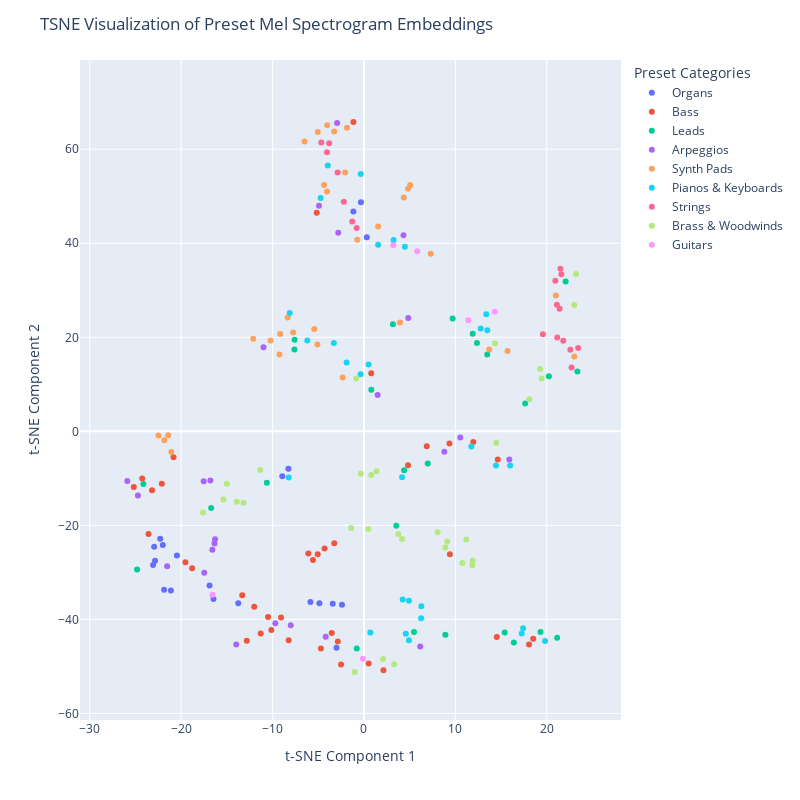

The notebook cell saved with this chart:
### Markdown cell above
## Create the TSNE Plot

---

Let's now use Plotly to visualize these embeddings!

### Code cell
## Create the TSNE Plot with plotly
fig = px.scatter(df_filtered, x='x', y='y', color='categorized_name',hover_data=['preset_name', 'categorized_name'], width=800, height=800)

# add a legend
fig.update_layout(showlegend=True)

# add a title
fig.update_layout(title='TSNE Visualization of Preset Mel Spectrogram Embeddings')

# add a hover label
fig.update_traces(hovertemplate='Preset Name: %{customdata[0]}<br>Categorized Name: %{customdata[1]}')

# obtain the data bounds
x_min = np.min(filtered_transformed_data[:, 0])*1.2
x_max = np.max(filtered_transformed_data[:, 0])*1.2
y_min = np.min(filtered_transformed_data[:, 1])*1.2
y_max = np.max(filtered_transformed_data[:, 1])*1.2

# add some extra info to the plot
fig.update_layout(
    width=800,
    height=800,
    xaxis_title='t-SNE Component 1',
    yaxis_title='t-SNE Component 2',
    legend_title='Preset Categories',
    xaxis=dict(range=[x_min, x_max]),
    yaxis=dict(range=[y_min, y_max]),
)   

# show the plot
fig.show()

### Figure 1 — Plotly figure (JSON) as saved in the notebook; plotly's stock layout.template omitted (floating-point values rounded to 4 significant figures)
{"data": [{"customdata": [["MT Tailwhip Organ (2)", "Organs"], ["ORG Organ 2 FMR", "Organs"], ["ORG Another Organ FMR", "Organs"], ["ORG Spartacus IX FMR", "Organs"], ["ORG Jazz Organ FMR", "Organs"], ["ORG Spartacus XI FMR", "Organs"], ["ORG Spartacus XII FMR", "Organs"], ["ORG Church Organ Positive FMR", "Organs"], ["ORG Church Organ Gated FMR", "Organs"], ["ORG Organ 1 FMR", "Organs"], ["ORG Spartacus X FMR", "Organs"], ["ORG Church Organ Full Pipes 1 FMR", "Organs"], ["ORG Synthesizer Organ 2 FMR", "Organs"], ["ORG Organ 3 FMR", "Organs"], ["ORG Synthesizer Organ 1 FMR", "Organs"], ["ORG Church Organ Full Pipes 2 FMR", "Organs"], ["MT Tailwhip Organ", "Organs"], ["14 Organ 1", "Organs"], ["15 Organ 2", "Organs"], ["61 Synthesizer Organ", "Organs"], ["16 Organ 3", "Organs"]], "hovertemplate": "Preset Name: %{customdata[0]}<br>Categorized Name: %{customdata[1]}", "legendgroup": "Organs", "marker": {"color": "#636efa", "symbol": "circle"}, "mode": "markers", "name": "Organs", "orientation": "v", "showlegend": true, "type": "scatter", "x": [-8.94, -4.873, -16.89, -5.857, -21.87, -16.47, -3.416, 0.3084, -3.006, -21.12, -2.406, -0.3333, -23.07, -22.86, -13.76, -1.161, -8.266, -22.29, -22.01, -20.46, -22.96], "xaxis": "x", "y": [-9.535, -36.54, -32.76, -36.27, -33.67, -35.67, -36.68, 41.29, -46.04, -33.86, -36.9, 48.73, -28.43, -27.52, -36.54, 46.76, -7.955, -22.84, -24.18, -26.4, -24.52], "yaxis": "y"}, {"customdata": [["Phasing Island Bass", "Bass"], ["Mono Pulse Bass", "Bass"], ["08-15 Bass", "Bass"], ["Classic Saw Bass", "Bass"], ["Funky Mod Bass", "Bass"], ["Ultra Deep Bass", "Bass"], ["FN-Bassliner-BAS", "Bass"], ["FN-Dark Bass II-BAS", "Bass"], ["FN-Flow Bass-BAS", "Bass"], ["FN-High Noise-BAS", "Bass"], ["FN-Wobblelike Bass-BAS", "Bass"], ["FN-Dark Bass-BAS", "Bass"], ["FN-Nostalgic Bass-BAS", "Bass"], ["FN-C64ish Bass", "Bass"], ["FN-Basslover", "Bass"], ["FN-Bass Wobbler-BAS", "Bass"], ["FN-Wobblebass-BAS", "Bass"], ["FN-Bass Lover-ARP", "Bass"], ["BAS Square Bass FMR", "Bass"], ["BAS Pulse Bass 1 FMR", "Bass"], ["BAS Acid Bass 2 FMR", "Bass"], ["BAS Acid Bass 1 FMR", "Bass"], ["BAS Acid Bass 4 FMR", "Bass"], ["BAS Pulse Bass 2 FMR", "Bass"], ["BAS Round Bass 2 FMR", "Bass"], ["BAS Synth Bass 2 FMR", "Bass"], ["BAS Acid Bass 3 FMR", "Bass"], ["BAS Wire Bass FMR", "Bass"], ["BAS Love Bass FMR", "Bass"], ["BAS Hooverish Bass FMR", "Bass"], ["BAS Basso Profondo FMR", "Bass"], ["BAS Synth Bass 1 FMR", "Bass"], ["BAS Round Bass 1 FMR", "Bass"], ["PRC Thump Bass Drum FMR", "Bass"], ["DRN Waving Bass Drone FMR", "Bass"], ["ARP Bass Arpeggio FMR", "Bass"], ["The Difference Bass", "Bass"], ["32 Bass 2", "Bass"], ["31 Bass 1", "Bass"]], "hovertemplate": "Preset Name: %{customdata[0]}<br>Categorized Name: %{customdata[1]}", "legendgroup": "Bass", "marker": {"color": "#EF553B", "symbol": "circle"}, "mode": "markers", "name": "Bass", "orientation": "v", "showlegend": true, "type": "scatter", "x": [-12.01, -3.524, -24.26, -9.076, -19.54, -23.18, 14.63, -20.84, 11.96, 14.53, -25.18, 4.82, 0.5139, 6.871, 18.06, -2.505, 2.13, -1.154, -6.089, -4.312, -11.3, -13.32, -8.237, -10.49, -5.581, -12.82, 18.52, -2.865, -4.708, 0.7931, 9.396, -5.063, 9.353, -23.57, -5.167, -3.252, -22.12, -10.13, -18.8], "xaxis": "x", "y": [-37.32, -42.87, -10.05, -39.6, -27.83, -12.51, -5.966, -5.513, -2.258, -43.74, -11.82, -7.23, -49.35, -3.181, -45.33, -49.61, -50.81, 65.81, -25.99, -24.94, -43.02, -34.86, -44.44, -39.49, -27.38, -44.54, -44.1, -44.69, -46.19, 12.36, -26.15, -26.13, -2.593, -21.81, 46.51, -23.79, -11.15, -42.23, -29.12], "yaxis": "y"}, {"customdata": [["Big Lead", "Leads"], ["Super Funky Lead", "Leads"], ["Mellow LoFi Lead", "Leads"], ["FN-Analog Lead-FN", "Leads"], ["FN-Nostalgicer Lead-LEA", "Leads"], ["FN-Plastic Lead-LEA", "Leads"], ["FN-I Need Lead-LEA", "Leads"], ["FN-Filter Lead-LEA", "Leads"], ["LED Big Lead 2 FMR", "Leads"], ["LED Sing Like a Cat FMR", "Leads"], ["LED Spartacus III FMR", "Leads"], ["LED Calliope FMR", "Leads"], ["LED Spartacus IV FMR", "Leads"], ["LED Spartacus II FMR", "Leads"], ["LED Reed 1 FMR", "Leads"], ["LED Big Lead 1 FMR", "Leads"], ["LED Flutey Vibrato Solo FMR", "Leads"], ["LED Silk Road Lead FMR", "Leads"], ["LED Reed 3 FMR", "Leads"], ["LED PWM Lead FMR", "Leads"], ["LED Violin FMR", "Leads"], ["LED Square Lead FMR", "Leads"], ["LED Meeaow Lead FMR", "Leads"], ["LED LFO Lead FMR", "Leads"], ["LED Tin Whistle FMR", "Leads"], ["MT Tailwhip Lead", "Leads"]], "hovertemplate": "Preset Name: %{customdata[0]}<br>Categorized Name: %{customdata[1]}", "legendgroup": "Leads", "marker": {"color": "#00cc96", "symbol": "circle"}, "mode": "markers", "name": "Leads", "orientation": "v", "showlegend": true, "type": "scatter", "x": [19.31, 21.14, -24.14, 3.169, -7.609, 13.49, 11.9, 0.8037, 5.473, 4.393, 17.63, 15.39, 12.37, 6.977, 8.907, 16.4, -16.72, -7.588, 3.533, 20.23, -0.7899, 22.07, 9.697, 23.35, -24.83, -10.63], "xaxis": "x", "y": [-42.67, -43.92, -11.2, 22.78, 17.42, 16.33, 20.76, 8.86, -42.66, -8.278, 5.907, -42.76, 18.77, -6.824, -43.26, -44.88, -16.28, 19.46, -20.07, 11.71, -46.2, 31.89, 23.98, 12.72, -29.38, -10.94], "yaxis": "y"}, {"customdata": [["Dream Arp", "Arpeggios"], ["FN-Free Willy-ARP", "Arpeggios"], ["FN-Backwards ARP", "Arpeggios"], ["FN-Anastyle-ARP", "Arpeggios"], ["FN-Percussive Plugger2-ARP", "Arpeggios"], ["FN-Percussive Plugger-ARP", "Arpeggios"], ["FN-Pluggiolator-ARP", "Arpeggios"], ["FN-C64ish Arp", "Arpeggios"], ["FN-Anastyle II-ARP", "Arpeggios"], ["FN-One Finger Show-ARP", "Arpeggios"], ["FN-Percussive Plugger3-ARP", "Arpeggios"], ["FN-Rhytmic Noise-ARP", "Arpeggios"], ["ARP Swinging Arpeggio FMR", "Arpeggios"], ["ARP PWM LFO Arpeggio FMR", "Arpeggios"], ["ARP KS-TD Arpeggio FMR", "Arpeggios"], ["ARP Play Just One Note FMR", "Arpeggios"], ["ARP Random Arpeggiated PWM FMR", "Arpeggios"], ["ARP String Machine Arpeggio FMR", "Arpeggios"], ["ARP Ravers Arp FMR", "Arpeggios"], ["ARP Cold Thinking Arpeggio FMR", "Arpeggios"], ["ARP Berlin School Arpeggio FMR", "Arpeggios"], ["ARP Wisteria Spot FMR", "Arpeggios"], ["ARP Stringish Arp FMR", "Arpeggios"], ["ARP Circles Arpeggio FMR", "Arpeggios"]], "hovertemplate": "Preset Name: %{customdata[0]}<br>Categorized Name: %{customdata[1]}", "legendgroup": "Arpeggios", "marker": {"color": "#ab63fa", "symbol": "circle"}, "mode": "markers", "name": "Arpeggios", "orientation": "v", "showlegend": true, "type": "scatter", "x": [4.323, -16.36, -24.73, -17.53, -9.7, -4.191, -13.97, -16.29, -16.8, 6.153, -16.59, -25.89, -11.0, -8.008, -2.817, -4.919, 8.793, -2.936, 10.54, -21.54, 4.84, 1.495, 15.9, -17.48], "xaxis": "x", "y": [41.72, -23.84, -13.66, -10.6, -40.83, -43.68, -45.33, -22.97, -10.48, -45.76, -25.17, -10.56, 17.91, -41.26, 42.22, 47.96, -4.32, 65.56, -1.325, -28.71, 24.09, 7.708, -5.983, -30.05], "yaxis": "y"}, {"customdata": [["FN-Dark Night-PAD", "Synth Pads"], ["FN-Analog Feeling-PAD", "Synth Pads"], ["FN-Blubberfeld-PAD", "Synth Pads"], ["FN-Noisia-PAD", "Synth Pads"], ["FN-Darpesh Pad-PAD", "Synth Pads"], ["FN-Restless Night-PAD", "Synth Pads"], ["FN-Analog Pad-PAD", "Synth Pads"], ["FN-RollinSun-PAD", "Synth Pads"], ["FN-Flowing Filter-PAD", "Synth Pads"], ["FN-Experimental-PAD", "Synth Pads"], ["PAD Rise the Pulse FMR", "Synth Pads"], ["PAD Spartacus I FMR", "Synth Pads"], ["PAD Spartacus V FMR", "Synth Pads"], ["PAD Reso Pad FMR", "Synth Pads"], ["PAD Metal Rotor Pad FMR", "Synth Pads"], ["PAD Classic Sweep Pad FMR", "Synth Pads"], ["PAD Dive Into The Deep FMR", "Synth Pads"], ["PAD Meditation Pad 3 FMR", "Synth Pads"], ["PAD Forever Pad FMR", "Synth Pads"], ["PAD Hoiy Mass FMR", "Synth Pads"], ["PAD Woosh Pad FMR", "Synth Pads"], ["PAD Massive Pad 1 FMR", "Synth Pads"], ["PAD Big Synth Pad 2 FMR", "Synth Pads"], ["PAD This Is It FMR", "Synth Pads"], ["PAD Meditation Pad 1 FMR", "Synth Pads"], ["PAD Chariots VG Brass FMR", "Synth Pads"], ["PAD Bass Pad FMR", "Synth Pads"], ["PAD PWM Pad FMR", "Synth Pads"], ["PAD Meditation Pad 2 FMR", "Synth Pads"], ["PAD Big Synth Pad 1 FMR", "Synth Pads"], ["PAD Massive Pad 2 FMR", "Synth Pads"], ["PAD High Res Pad FMR", "Synth Pads"]], "hovertemplate": "Preset Name: %{customdata[0]}<br>Categorized Name: %{customdata[1]}", "legendgroup": "Synth Pads", "marker": {"color": "#FFA15A", "symbol": "circle"}, "mode": "markers", "name": "Synth Pads", "orientation": "v", "showlegend": true, "type": "scatter", "x": [5.057, -5.436, 15.71, -21.08, -9.166, -2.336, -5.1, -9.245, 7.303, 4.82, -10.22, -5.056, -2.065, -4.044, 1.546, -21.84, -12.12, -21.41, -1.859, -0.7328, -22.49, 13.7, -4.028, -3.258, -8.349, 3.938, 23.02, 20.99, -7.742, -4.364, 4.356, -6.505], "xaxis": "x", "y": [52.4, 21.78, 17.09, -4.368, 20.69, 11.46, 18.49, 16.33, 37.77, 51.58, 19.31, 63.68, 55.03, 51.01, 43.56, -1.906, 19.68, -0.8331, 64.56, 40.77, -0.8904, 17.38, 65.1, 63.76, 24.21, 23.16, 15.9, 28.87, 21.03, 52.41, 49.73, 61.66], "yaxis": "y"}, {"customdata": [["FN-Chordmachine-KEY", "Pianos & Keyboards"], ["FN-Easy Keys", "Pianos & Keyboards"], ["FN-Chordmachine II-KEY", "Pianos & Keyboards"], ["FN-Small Keys-KEY", "Pianos & Keyboards"], ["FN-Low Keys-KEY", "Pianos & Keyboards"], ["PNO Piano 2 FMR", "Pianos & Keyboards"], ["PNO Another E P FMR", "Pianos & Keyboards"], ["PNO Classic E P FMR", "Pianos & Keyboards"], ["PNO Sweet Tines FMR", "Pianos & Keyboards"], ["PNO Piano 1 FMR", "Pianos & Keyboards"], ["PNO Mellow Piano FMR", "Pianos & Keyboards"], ["PNO Bright Rhodes FMR", "Pianos & Keyboards"], ["SYN Fluctuation Keys FMR", "Pianos & Keyboards"], ["KBD Celesta FMR", "Pianos & Keyboards"], ["KBD Funk B FMR", "Pianos & Keyboards"], ["KBD Harpsichord 1 FMR", "Pianos & Keyboards"], ["KBD Harpsichord 2 FMR", "Pianos & Keyboards"], ["KBD Funk A FMR", "Pianos & Keyboards"], ["KBD Classic Clavinet FMR", "Pianos & Keyboards"], ["KBD Clavichord 2 FMR", "Pianos & Keyboards"], ["KBD Clavichord 1 FMR", "Pianos & Keyboards"], ["KBD Synthi Clavinet FMR", "Pianos & Keyboards"], ["25 Harpsichord 1", "Pianos & Keyboards"], ["23 Celesta", "Pianos & Keyboards"], ["34 Clavichord 2", "Pianos & Keyboards"], ["22 Piano 2", "Pianos & Keyboards"], ["33 Clavichord 1", "Pianos & Keyboards"], ["21 Piano 1", "Pianos & Keyboards"], ["26 Harpsichord 2", "Pianos & Keyboards"], ["24 Mellow Piano", "Pianos & Keyboards"]], "hovertemplate": "Preset Name: %{customdata[0]}<br>Categorized Name: %{customdata[1]}", "legendgroup": "Pianos & Keyboards", "marker": {"color": "#19d3f3", "symbol": "circle"}, "mode": "markers", "name": "Pianos & Keyboards", "orientation": "v", "showlegend": true, "type": "scatter", "x": [13.5, -0.3544, 12.77, -3.955, 0.5008, 4.17, 4.475, -0.3732, 3.238, 6.277, 1.547, -1.897, -4.741, -3.294, 17.26, 19.81, 15.99, 17.41, 11.75, 4.917, 4.575, 14.44, 4.234, -6.203, 6.25, -8.233, 0.6932, 4.92, 13.37, -8.117], "xaxis": "x", "y": [21.5, 54.71, 21.89, 56.55, 14.24, -9.743, 39.24, 12.13, 40.68, -37.2, 39.69, 14.64, 49.62, 18.81, -42.97, -44.6, -7.272, -41.88, -3.221, -44.41, -43.03, -7.244, -35.76, 19.32, -39.77, -9.815, -42.79, -36.03, 24.9, 25.19], "yaxis": "y"}, {"customdata": [["STR String Machine FMR", "Strings"], ["STR PWM Strings 2 FMR", "Strings"], ["STR Strings 1 FMR", "Strings"], ["STR Eminent Strings FMR", "Strings"], ["STR Strings 2 FMR", "Strings"], ["STR PWM Strings 1 FMR", "Strings"], ["STR Spartacus VI FMR", "Strings"], ["STR String Ensemble FMR", "Strings"], ["STR Prophet Strings FMR", "Strings"], ["STR Soft Strings FMR", "Strings"], ["STR Low Strings FMR", "Strings"], ["STR Full Strings FMR", "Strings"], ["STR Spartacus VII FMR", "Strings"], ["STR Strings 3 FMR", "Strings"], ["11 Strings 1", "Strings"], ["41 Violine", "Strings"], ["12 Strings 2", "Strings"], ["13 Strings 3", "Strings"]], "hovertemplate": "Preset Name: %{customdata[0]}<br>Categorized Name: %{customdata[1]}", "legendgroup": "Strings", "marker": {"color": "#FF6692", "symbol": "circle"}, "mode": "markers", "name": "Strings", "orientation": "v", "showlegend": true, "type": "scatter", "x": [-4.668, 22.71, 21.14, 21.6, 21.8, 20.93, -2.885, -3.802, 23.43, 19.58, -1.284, 21.49, -4.045, -2.2, 21.11, 22.57, 21.4, -0.801], "xaxis": "x", "y": [61.42, 13.56, 19.96, 33.42, 19.29, 32.02, 55.07, 61.27, 17.72, 20.66, 44.65, 34.59, 59.38, 48.85, 26.92, 17.34, 26.05, 43.24], "yaxis": "y"}, {"customdata": [["WND English Horn FMR", "Brass & Woodwinds"], ["WND Ocarina FMR", "Brass & Woodwinds"], ["WND Flute 1 FMR", "Brass & Woodwinds"], ["WND Flute 2 FMR", "Brass & Woodwinds"], ["WND Pan Flute FMR", "Brass & Woodwinds"], ["WND Oboe FMR", "Brass & Woodwinds"], ["WND Clarinet FMR", "Brass & Woodwinds"], ["WND Flauto Dolce FMR", "Brass & Woodwinds"], ["BRS Brass 2 FMR", "Brass & Woodwinds"], ["BRS French Horn FMR", "Brass & Woodwinds"], ["BRS Brass Pad 1 FMR", "Brass & Woodwinds"], ["BRS Tuba FMR", "Brass & Woodwinds"], ["BRS Brass Pad 2 FMR", "Brass & Woodwinds"], ["BRS Brass 1 FMR", "Brass & Woodwinds"], ["BRS Low Brass FMR", "Brass & Woodwinds"], ["BRS Phase Brass FMR", "Brass & Woodwinds"], ["BRS Trumpet FMR", "Brass & Woodwinds"], ["BRS Brass 3 FMR", "Brass & Woodwinds"], ["BRS Prophet Brass FMR", "Brass & Woodwinds"], ["BRS Brass Pad 3 FMR", "Brass & Woodwinds"], ["SYN Wah Brass FMR", "Brass & Woodwinds"], ["The Difference Trumpet Synth", "Brass & Woodwinds"], ["17 Brass", "Brass & Woodwinds"], ["46 Clarinet", "Brass & Woodwinds"], ["45 Flute", "Brass & Woodwinds"], ["52 Wah Brass", "Brass & Woodwinds"], ["48 English Horn", "Brass & Woodwinds"], ["47 Oboe", "Brass & Woodwinds"], ["18 Phase Brass", "Brass & Woodwinds"], ["43 Horn", "Brass & Woodwinds"], ["42 Trumpet", "Brass & Woodwinds"]], "hovertemplate": "Preset Name: %{customdata[0]}<br>Categorized Name: %{customdata[1]}", "legendgroup": "Brass & Woodwinds", "marker": {"color": "#B6E880", "symbol": "circle"}, "mode": "markers", "name": "Brass & Woodwinds", "orientation": "v", "showlegend": true, "type": "scatter", "x": [-0.3395, -17.61, -13.91, -13.17, 8.046, 0.7999, 1.372, -15.39, 18.09, 9.103, 14.34, 8.898, 23.0, 11.2, 19.27, 19.44, 11.9, 14.47, -11.34, 23.2, 3.305, -0.8565, 11.86, 3.753, -1.401, -1.026, 0.4813, 4.162, 2.097, -14.99, 10.76], "xaxis": "x", "y": [-9.012, -17.25, -14.96, -15.19, -21.45, -9.271, -8.507, -14.51, 6.84, -23.45, 18.72, -24.68, 26.86, -23.02, 13.25, 11.25, -27.47, -2.444, -8.225, 33.47, -49.54, 11.22, -28.49, -21.81, -20.54, -51.16, -20.76, -22.89, -48.41, -11.12, -28.01], "yaxis": "y"}, {"customdata": [["GTR Overdrive Guitar FMR", "Guitars"], ["GTR Chorused Ovation FMR", "Guitars"], ["GTR Jazz Guitar FMR", "Guitars"], ["GTR Steel String Guitar FMR", "Guitars"], ["GTR Acoustic Guitar FMR", "Guitars"], ["27 Guitar", "Guitars"]], "hovertemplate": "Preset Name: %{customdata[0]}<br>Categorized Name: %{customdata[1]}", "legendgroup": "Guitars", "marker": {"color": "#FF97FF", "symbol": "circle"}, "mode": "markers", "name": "Guitars", "orientation": "v", "showlegend": true, "type": "scatter", "x": [-0.1113, 5.821, -16.57, 14.32, 11.42, 3.204], "xaxis": "x", "y": [-48.35, 38.32, -34.77, 25.45, 23.61, 39.57], "yaxis": "y"}], "layout": {"height": 800, "legend": {"title": {"text": "Preset Categories"}, "tracegroupgap": 0}, "margin": {"t": 60}, "showlegend": true, "title": {"text": "TSNE Visualization of Preset Mel Spectrogram Embeddings"}, "width": 800, "xaxis": {"anchor": "y", "domain": [0, 1], "range": [-31.07, 28.12], "title": {"text": "t-SNE Component 1"}}, "yaxis": {"anchor": "x", "domain": [0, 1], "range": [-61.39, 78.98], "title": {"text": "t-SNE Component 2"}}}}
